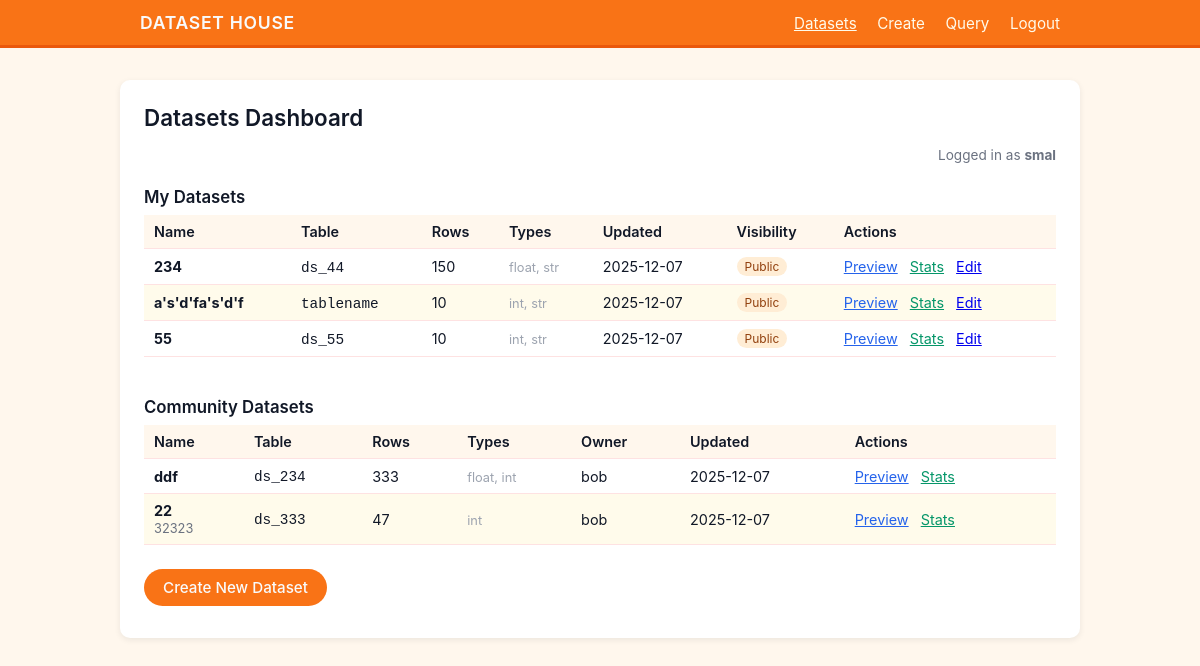
/datasets (signed in), run on the app's committed database.
### models.py (models this page shows, shortened)
class User(UserMixin, db.Model):
    __tablename__ = 'users'
    id = db.Column(db.Integer, primary_key=True)  # PK_user_id
    full_name = db.Column(db.String(100), nullable=False)
    email = db.Column(db.String(120), unique=True, nullable=False)
    password_hash = db.Column(db.String(200), nullable=False)
    created_at = db.Column(db.DateTime, default=datetime.utcnow)
    datasets = db.relationship('Dataset', backref='owner', lazy=True)
    queries = db.relationship('QueryLog', backref='user', lazy=True)

class Dataset(db.Model):
    __tablename__ = 'datasets'
    id = db.Column(db.Integer, primary_key=True)
    name = db.Column(db.String(100), nullable=False)
    table_name = db.Column(db.String(100), unique=True, nullable=False)
    description = db.Column(db.Text)
    tags = db.Column(db.String(200))
    rows = db.Column(db.Integer, default=0)
    columns = db.Column(db.Integer, default=0)
    types = db.Column(db.String(200), default="unknown")
    visibility = db.Column(db.String(20), default='public')
    file_path = db.Column(db.String(200))
    created_at = db.Column(db.DateTime, default=datetime.utcnow)
    updated_at = db.Column(db.DateTime, default=datetime.utcnow, onupdate=datetime.utcnow)
    owner_id = db.Column(db.Integer, db.ForeignKey('users.id'), nullable=False)
    logs = db.relationship('QueryLog', backref='dataset', lazy=True, cascade="all, delete-orphan")

### app.py (the view)
@app.route('/datasets')
@login_required
def dataset_list():
    my_datasets = Dataset.query.filter_by(owner_id=current_user.id).order_by(Dataset.created_at.desc()).all()
    other_datasets = Dataset.query.filter(
        Dataset.owner_id != current_user.id,
        Dataset.visibility == 'public'
    ).order_by(Dataset.created_at.desc()).all()
    return render_template('datasets.html', my_datasets=my_datasets, other_datasets=other_datasets)

### app.py (called while the page is built)
@login_manager.user_loader
def load_user(user_id):
    return User.query.get(int(user_id))

### templates/datasets.html (shortened to what this page needs)
<!DOCTYPE html>
<html lang="en">
<head>
    <link rel="stylesheet" href="{{ url_for('static', filename='css/styles.css') }}">
</head>
<body>
<header>
    <div class="header-inner">
        <div class="logo">DATASET HOUSE</div>
        <nav>
            <a href="{{ url_for('dataset_list') }}" class="active">Datasets</a>
            <a href="{{ url_for('dataset_create') }}">Create</a>
            <a href="{{ url_for('dataset_query') }}" target="_blank">Query</a>
            <a href="{{ url_for('logout') }}">Logout</a>
        </nav>
    </div>
</header>
<main class="main">
    <h1>Datasets Dashboard</h1>
    <div class="text-right meta">
        Logged in as <strong>{{ current_user.full_name }}</strong>
    </div>
    <h2>My Datasets</h2>
    {% if my_datasets %}
    <table class="table">
        <thead>
        <tr>
            <th>Name</th>
            <th>Table</th>
            <th>Rows</th>
            <th>Types</th>
            <th>Updated</th>
            <th>Visibility</th>
            <th>Actions</th>
        </tr>
        </thead>
        <tbody>
        {% for ds in my_datasets %}
        <tr>
            <td>
                <strong>{{ ds.name }}</strong><br>
            </td>
            <td><code>{{ ds.table_name }}</code></td>
            <td>{{ ds.rows }}</td>
            <td><span class="field-note">{{ ds.types }}</span></td>
            <td>{{ ds.updated_at.strftime('%Y-%m-%d') }}</td>
            <td>
                {% if ds.visibility == 'private' %}
                <span class="badge" style="background:#fee2e2; color:#991b1b">Private</span>
                {% else %}
                <span class="badge">Public</span>
                {% endif %}
            </td>
            <td>
                <a href="{{ url_for('dataset_preview', id=ds.id) }}" class="action-link" style="color: #2563eb;">Preview</a>
                <a href="{{ url_for('dataset_stats', id=ds.id) }}" class="action-link" style="color: #059669;">Stats</a>
                <a href="{{ url_for('dataset_edit', id=ds.id) }}" class="action-link">Edit</a>
            </td>
        </tr>
        {% endfor %}
        </tbody>
    </table>
    {% else %}
        <p class="text-muted">You haven't uploaded any datasets yet.</p>
    {% endif %}
    <h2 style="margin-top:40px;">Community Datasets</h2>
    {% if other_datasets %}
    <table class="table">
        <thead>
        <tr>
            <th>Name</th>
            <th>Table</th>
            <th>Rows</th>
            <th>Types</th>
            <th>Owner</th>
            <th>Updated</th>
            <th>Actions</th>
        </tr>
        </thead>
        <tbody>
        {% for ds in other_datasets %}
        <tr>
            <td>
                <strong>{{ ds.name }}</strong><br>
                <span class="text-muted" style="font-size:0.8rem">{{ ds.tags }}</span>
            </td>
            <td><code>{{ ds.table_name }}</code></td>
            <td>{{ ds.rows }}</td>
            <td><span class="field-note">{{ ds.types }}</span></td>
            <td>{{ ds.owner.full_name }}</td>
            <td>{{ ds.updated_at.strftime('%Y-%m-%d') }}</td>
            <td>
                <a href="{{ url_for('dataset_preview', id=ds.id) }}" class="action-link" style="color: #2563eb;">Preview</a>
                <a href="{{ url_for('dataset_stats', id=ds.id) }}" class="action-link" style="color: #059669;">Stats</a>
            </td>
        </tr>
        {% endfor %}
        </tbody>
    </table>
    {% else %}
        <p class="text-muted">No public datasets from other users.</p>
    {% endif %}
    <div class="actions">
        <a href="{{ url_for('dataset_create') }}" class="btn btn-primary">Create New Dataset</a>
    </div>
</main>
</body>
</html>

### static/css/styles.css (style rules this page uses)
* { box-sizing: border-box; }
body { margin: 0; font-family: -apple-system, BlinkMacSystemFont, "Segoe UI", Roboto, sans-serif; background-color: #fff7ed; color: #111827; }
header { background-color: #f97316; color: #f9fafb; border-bottom: 3px solid #ea580c; }
.header-inner { max-width: 960px; margin: 0 auto; padding: 12px 20px; display: flex; align-items: center; justify-content: space-between; }
.logo { font-size: 1.1rem; font-weight: 600; letter-spacing: 0.04em; }
nav a { margin-left: 16px; text-decoration: none; color: #fffbeb; font-size: 0.95rem; }
nav a:hover, nav a.active { text-decoration: underline; }
.main { max-width: 960px; margin: 32px auto; padding: 24px 24px 32px; background-color: #ffffff; border-radius: 10px; box-shadow: 0 2px 6px rgba(15, 23, 42, 0.08); }
h1 { margin: 0 0 16px; font-size: 1.4rem; font-weight: 600; }
h2 { margin: 24px 0 8px; font-size: 1.05rem; font-weight: 600; }
.actions { margin-top: 24px; display: flex; gap: 12px; flex-wrap: wrap; }
.btn { display: inline-block; padding: 8px 18px; border-radius: 999px; border: 1px solid transparent; font-size: 0.95rem; font-weight: 500; text-decoration: none; text-align: center; cursor: pointer; }
.btn-primary { background-color: #f97316; color: #f9fafb; }
.table { width: 100%; border-collapse: collapse; margin-top: 8px; font-size: 0.9rem; }
.table th, .table td { padding: 8px 10px; border-bottom: 1px solid #fee2e2; text-align: left; }
.table th { background-color: #fff7ed; font-weight: 600; }
.table tr:nth-child(even) td { background-color: #fffbeb; }
.table a.action-link { margin-right: 8px; font-size: 0.9rem; }
.badge { display: inline-block; padding: 2px 8px; border-radius: 999px; font-size: 0.75rem; background-color: #ffedd5; color: #92400e; }
.meta { font-size: 0.85rem; color: #6b7280; }
.text-right { text-align: right; }
.text-muted { color: #6b7280; font-size: 0.85rem; }
.field-note { font-size: 0.8rem; color: #9ca3af; }

### data on the page
User: full_name "smal"
Dataset: name "234", table_name "ds_44", rows "150", types "float, str", updated_at "2025-12-07", visibility "Public"
Dataset: name "a's'd'fa's'd'f", table_name "tablename", rows "10", types "int, str", updated_at "2025-12-07", visibility "Public"
Dataset: name "55", table_name "ds_55", rows "10", types "int, str", updated_at "2025-12-07", visibility "Public"
Dataset: name "ddf", table_name "ds_234", rows "333", types "float, int", owner.full_name "bob", updated_at "2025-12-07"
Dataset: name "22", tags "32323", table_name "ds_333", rows "47", types "int", owner.full_name "bob", updated_at "2025-12-07"
